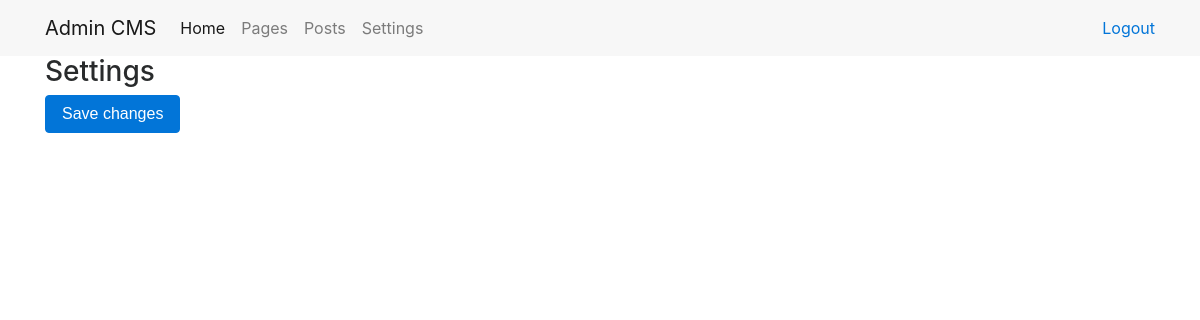
The app's page /admin/settings/general/, older data.
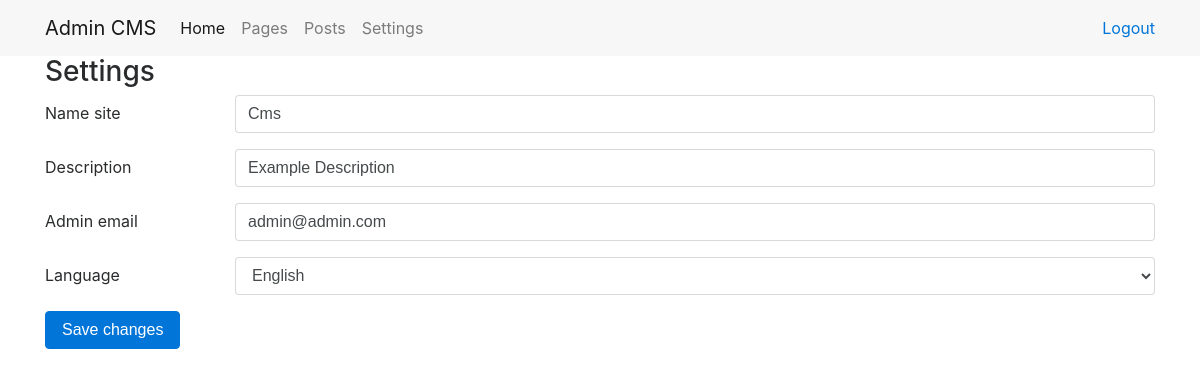
The same page, newer data.
### tables this page shows
CREATE TABLE `setting` (
  `id` int(11) NOT NULL,
  `name` varchar(255) NOT NULL,
  `key_field` varchar(100) NOT NULL,
  `value` varchar(255) NOT NULL
);

### engine/Function.php (called while the page is built, shortened)
<?php
function path($section)
{
    $pathMask = ROOT_DIR . DS . '%s';
    switch (strtolower($section))
    {
        case 'view':
            return sprintf($pathMask, 'View');
        case 'language':
            return sprintf($pathMask, 'Language');
    }
}
function languages()
{
    $directory = path('language');
    $list      = scandir($directory);
    $languages = [];
    if (!empty($list)) {
        unset($list[0]);
        unset($list[1]);
        foreach ($list as $dir) {
            $pathLangDir = $directory . DS . $dir;
            $pathConfig  = $pathLangDir . '/config.json';
            if (is_dir($pathLangDir) and is_file($pathConfig)) {
                $config = file_get_contents($pathConfig);
                $info   = json_decode($config);
                $languages[] = $info;
            }
        }
    }
    return $languages;
}

### engine/Core/Template/Theme.php (called while the page is built, shortened)
<?php
class Theme
{
    public static function header($name = null)
    {
        $name = (string) $name;
        $file = self::detectNameFile($name, __FUNCTION__);
        Component::load($file);
    }
    public static function footer($name = '')
    {
        $name = (string) $name;
        $file = self::detectNameFile($name, __FUNCTION__);
        Component::load($file);
    }
    private static function detectNameFile($name, $function)
    {
        return empty(trim($name)) ? $function : sprintf(self::RULES_NAME_FILE[$function], $name);
    }
}

### engine/Core/Template/View.php (called while the page is built, shortened)
<?php
class View {
  public function __construct(DI $di) {
    $this->di = $di;
  }
  public function render($template, $vars = []) {
    $templatePath = $this->getTemplatePath($template, ENV);
    $vars['lang'] = $this->di->get('language');
    extract($vars);
    try {
      require $templatePath;
    } catch (\Exception $e) {
      ob_end_clean();
      throw $e;
    }
  }
  private function getTemplatePath($template, $env) {
    return path('view') . '/' . $template . '.php';
  }
}

### admin/Controller/SettingController.php (called while the page is built, shortened)
<?php
class SettingController extends AdminController {
  public function general() {
    $this->data['settings'] = $this->model->setting->getSettings();
    $this->data['languages'] = languages();
    $this->view->render('setting/general', $this->data);
  }
}
?>

### engine/Cms.php (called while the page is built, shortened)
<?php
class Cms {
  private $di;
  public $router;
  public function __construct($di) {
    $this->di = $di;
    $this->router = $this->di->get('router');
  }
  public function run() {
    try {
      $routerDispatch = $this->router->dispatch(Common::getMethod(), Common::getPathUrl());
      list($class, $action) = explode(':', $routerDispatch->getController(), 2);
      $parameters = $routerDispatch->getParameters();
      call_user_func_array([new $controller($this->di), $action], $parameters);
    } catch (\Exception $e) {
      echo $e->getMessage();
      exit;
    }
  }
}

### engine/bootstrap.php (called while the page is built, shortened)
<?php
require_once __DIR__ . '/Function.php';
try {
  $di = new DI();
  $cms = new Cms($di);
  $cms->run();
} catch (\ErrorException $e) {
  echo $e->getMessage();
}

### admin/index.php (called while the page is built, shortened)
<?php
require_once '../engine/Bootstrap.php';

### engine/Core/Database/Connection.php (called while the page is built, shortened)
<?php
class Connection {
    private $link;
    private function connect()
    {
        $config = Config::file('database');
        $dsn = 'mysql:host=' .$config['host'] .';dbname=' .$config['db_name'] .';charset=' .$config['charset'];
        $this->link = new PDO($dsn, $config['username'], $config['password']);
        return $this;
    }
    public function query($sql, $values = [], $statement = PDO::FETCH_OBJ)
    {
        $sth = $this->link->prepare($sql);
        $sth->execute($values);
        $result = $sth->fetchAll($statement);
        return $result;
    }
}

### engine/Core/Config/Config.php (called while the page is built, shortened)
<?php
class Config {
  public static function file($group) {
    $path = $_SERVER['DOCUMENT_ROOT'] . '/' . mb_strtolower(ENV) . '/Config/' . $group . '.php';
    if(file_exists($path)) {
      $items = require_once $path;
      if(!empty($items)) {
        return $items;
      } else {
        throw new \Exception(
          sprintf('Config file <strong>%s</strong> is not a valid array.', $path)
        );
      }
    } else {
      throw new \Exception(
        sprintf('Cannot load config from file, file <strong>%s</strong> does not exist.', $path)
      );
    }
    return false;
  }
}

### admin/Config/database.php (called while the page is built)
<?php
return [
  'host' => 'localhost',
  'db_name' => 'cms',
  'username' => 'root',
  'password' => '1111',
  'charset' => 'utf8'
];

### admin/Model/Setting/SettingRepository.php (called while the page is built, shortened)
<?php
class SettingRepository extends Model
{
    public function getSettings()
    {
      $sql = $this->queryBuilder
        ->select()
        ->from('setting')
        ->orderBy('id', 'ASC')
        ->sql();
        return $this->db->query($sql);
    }
}

### engine/Controller.php (called while the page is built, shortened)
<?php
abstract class Controller
{
    protected $di;
    public function __construct(DI $di)
    {
        $this->di      = $di;
    }
    public function __get($key)
    {
        return $this->di->get($key);
    }
}

### engine/DI/DI.php (called while the page is built, shortened)
<?php
class DI {
  private $container = [];
  public function set($key, $value) {
    $this->container[$key] = $value;
    return $this;
  }
  public function get($key) {
    return $this->has($key);
  }
  public function has($key) {
    return isset($this->container[$key]) ? $this->container[$key] : null;
  }
}

### engine/Model.php (called while the page is built, shortened)
<?php
abstract class Model {
  public function __construct(DI $di) {
    $this->di = $di;
    $this->db = $this->di->get('db');
    $this->queryBuilder = new QueryBuilder();
  }
}

### engine/Core/Database/QueryBuilder.php (called while the page is built, shortened)
<?php
class QueryBuilder
{
    protected $sql = [];
    public function select($fields = '*')
    {
        $this->sql['select'] = "SELECT {$fields} ";
        return $this;
    }
    public function from($table)
    {
        $this->sql['from'] = "FROM {$table} ";
        return $this;
    }
    public function orderBy($field, $order)
    {
        $this->sql['order_by'] = "ORDER BY {$field} {$order}";
        return $this;
    }
    public function sql()
    {
        $sql = '';
        if(!empty($this->sql)) {
            foreach ($this->sql as $key => $value) {
                if ($key == 'where') {
                    $sql .= ' WHERE ';
                    foreach ($value as $where) {
                        $sql .= $where;
                        if (count($value) > 1 and next($value)) {
                            $sql .= ' AND ';
                        }
                    }
                } else {
                    $sql .= $value;
                }
            }
        }
        return $sql;
    }
    public function reset()
    {
        $this->sql    = [];
    }
}

### admin/View/setting/general.php (the view)
<?php $this->theme->header(); ?>
<main>
    <div class="container">
        <div class="row">
            <div class="col page-title">
                <h3>Settings</h3>
            </div>
        </div>
        <div class="row">
            <div class="col">
                <form id="settingForm">
                    <?php foreach($settings as $setting):?>
                        <?php if($setting->key_field == 'language'): ?>
                            <div class="form-group row">
                                <label for="formLangSite" class="col-2 col-form-label">
                                    <?= $setting->name ?>
                                </label>
                                <div class="col-10">
                                    <select class="form-control" name="<?= $setting->key_field ?>" id="formLangSite">
                                        <?php foreach($languages as $language): ?>
                                            <option value="<?= $language->info->key ?>">
                                                <?= $language->info->title ?>
                                            </option>
                                        <?php endforeach; ?>
                                    </select>
                                </div>
                            </div>
                        <?php else: ?>
                            <div class="form-group row">
                                <label for="formNameSite" class="col-2 col-form-label">
                                    <?= $setting->name ?>
                                </label>
                                <div class="col-10">
                                    <input class="form-control" type="text" name="<?= $setting->key_field ?>" value="<?= $setting->value ?>" id="formNameSite">
                                </div>
                            </div>
                        <?php endif; ?>
                    <?php endforeach; ?>
                    <button type="submit" class="btn btn-primary" onclick="setting.update(); return false;">
                        Save changes
                    </button>
                </form>
            </div>
        </div>
    </div>
</main>
<?php $this->theme->footer(); ?>

### engine/Core/Template/Component.php (shortened to what this page needs)
<?php
class Component
{
    public static function load($name, $data = [])
    {
        $templateFile = ROOT_DIR . '/content/themes/default/' . $name . '.php';
        if (ENV == 'Admin') {
            $templateFile = path('view') . '/' . $name . '.php';
        }
        if (is_file($templateFile)) {
            extract(array_merge($data, Theme::getData()));
            require_once $templateFile;
        } else {
            throw new \Exception(
                sprintf('View file %s does not exist!', $templateFile)
            );
        }
    }
}

### admin/View/header.php (shortened to what this page needs)
<!DOCTYPE html>
<html lang="en">
<head>
    <link href="/admin/Assets/css/bootstrap.min.css" rel="stylesheet">
    <link href="/admin/Assets/css/dashboard.css" rel="stylesheet">
    <link rel="stylesheet" href="https://cdnjs.cloudflare.com/ajax/libs/simple-line-icons/2.4.1/css/simple-line-icons.css">
    <link rel="stylesheet" href="/admin/Assets/js/plugins/redactor/redactor.css">
</head>
<body>
    <header>
        <nav class="navbar navbar-toggleable-md navbar-light bg-faded">
            <div class="container">
                <a class="navbar-brand" href="/admin/">Admin CMS</a>
                <div class="collapse navbar-collapse" id="navbarNavDropdown">
                    <ul class="navbar-nav mr-auto">
                        <li class="nav-item active">
                            <a class="nav-link" href="/admin/">
                            <i class="icon-speedometer icons"></i><?=$lang->dashboardMenu['home']?>
                            </a>
                        </li>
                        <li class="nav-item">
                            <a class="nav-link" href="/admin/pages/">
                                <i class="icon-doc icons"></i> Pages
                            </a>
                        </li>
                        <li class="nav-item">
                            <a class="nav-link" href="#">
                                <i class="icon-pencil icons"></i> Posts
                            </a>
                        </li>
                        <li class="nav-item dropdown">
                            <a class="nav-link" href="/admin/settings/general/">
                                <i class="icon-equalizer icons"></i> Settings
                            </a>
                        </li>
                    </ul>
                </div>
                <div class="right-toolbar">
                    <a href="/admin/logout/">
                        <i class="icon-logout icons"></i> Logout
                    </a>
                </div>
            </div>
        </nav>
    </header>

### admin/View/footer.php (shortened to what this page needs)
</body>
</html>

### admin/Assets/css/dashboard.css (style rules this page uses)
.right-toolbar { width: 200px; text-align: right; }

Row changes from the older to the newer data that the page shows:
added setting: name "Name site", value "Cms"
added setting: name "Description", description "Example Description"
added setting: name "Admin email", value "admin@admin.com"
added setting: name "Language", language "English"
